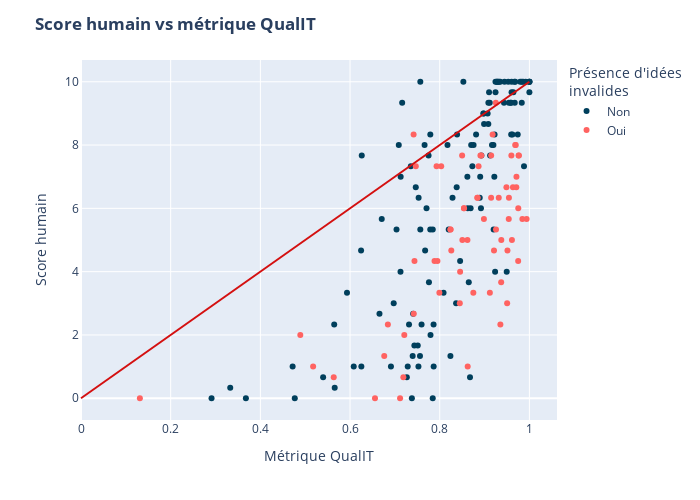

Notebook code for this chart:
### Code cell
# Coloration avec hallucinations - version linéaire
fig = px.scatter(
    df, x="C", y="score_humain", 
    color="pres_idees_inv", color_discrete_sequence=["#ff6361", "#003f5c"]
)
fig.add_shape(       # Ajout de la ligne x = y pour référence
    type="line", x0=0, x1=1, y0=0, y1=10, xref="x", yref="y",
    line=dict(color="#d41010")
)
fig.update_layout(
    title={"text": "<b>Score humain vs métrique QualIT</b>"},
    xaxis_title="Métrique QualIT", yaxis_title="Score humain", 
    legend_title="Présence d'idées <br>invalides",
    width=700, height=500
)
fig.update_traces(
    hovertemplate =
        "Métrique QualIT = %{x}<br>" \
        "Score humain = %{y}<extra></extra>"
)
fig.show()
